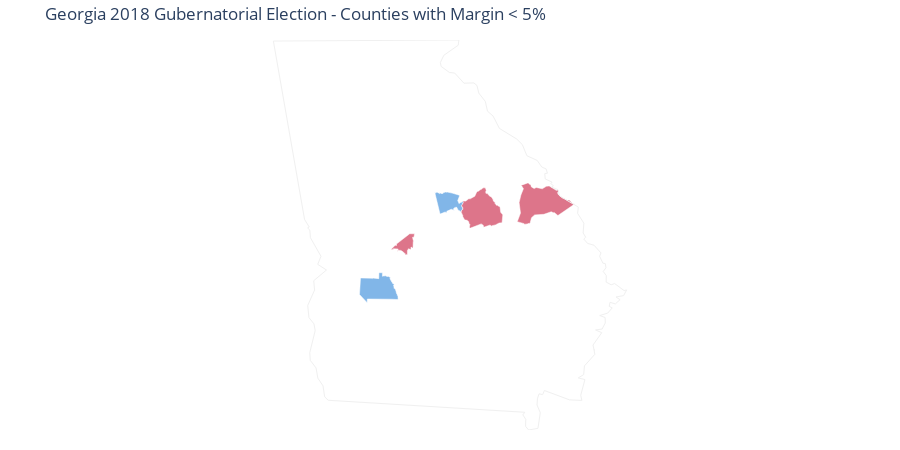

The notebook cell this image was saved under:
### Code cell
fig.show()

### Figure 1 — Plotly figure (JSON) as saved in the notebook; plotly's stock layout.template omitted (floating-point values rounded to 4 significant figures; data arrays with more than 128 entries replaced by an {"elided": "..."} marker saying what was removed)
{"data": [{"fill": "toself", "fillcolor": "#444CA0", "hoverinfo": "none", "line": {"color": "rgb(255,255,255)", "width": 0.5}, "mode": "lines", "name": "< 0", "type": "scatter", "x": [], "y": []}, {"fill": "toself", "fillcolor": "#4553A4", "hoverinfo": "none", "line": {"color": "rgb(255,255,255)", "width": 0.5}, "mode": "lines", "name": "0 - 11.79", "type": "scatter", "x": [], "y": []}, {"fill": "toself", "fillcolor": "#455AA9", "hoverinfo": "none", "line": {"color": "rgb(255,255,255)", "width": 0.5}, "mode": "lines", "name": "11.79 - 14.73", "type": "scatter", "x": [], "y": []}, {"fill": "toself", "fillcolor": "#4661AD", "hoverinfo": "none", "line": {"color": "rgb(255,255,255)", "width": 0.5}, "mode": "lines", "name": "14.73 - 17.68", "type": "scatter", "x": [], "y": []}, {"fill": "toself", "fillcolor": "#4669B2", "hoverinfo": "none", "line": {"color": "rgb(255,255,255)", "width": 0.5}, "mode": "lines", "name": "17.68 - 20.63", "type": "scatter", "x": [], "y": []}, {"fill": "toself", "fillcolor": "#4770B6", "hoverinfo": "none", "line": {"color": "rgb(255,255,255)", "width": 0.5}, "mode": "lines", "name": "20.63 - 23.58", "type": "scatter", "x": [], "y": []}, {"fill": "toself", "fillcolor": "#4777BB", "hoverinfo": "none", "line": {"color": "rgb(255,255,255)", "width": 0.5}, "mode": "lines", "name": "23.58 - 26.53", "type": "scatter", "x": [], "y": []}, {"fill": "toself", "fillcolor": "#487EBF", "hoverinfo": "none", "line": {"color": "rgb(255,255,255)", "width": 0.5}, "mode": "lines", "name": "26.53 - 29.48", "type": "scatter", "x": [], "y": []}, {"fill": "toself", "fillcolor": "#5086C5", "hoverinfo": "none", "line": {"color": "rgb(255,255,255)", "width": 0.5}, "mode": "lines", "name": "29.48 - 32.42", "type": "scatter", "x": [], "y": []}, {"fill": "toself", "fillcolor": "#588ECB", "hoverinfo": "none", "line": {"color": "rgb(255,255,255)", "width": 0.5}, "mode": "lines", "name": "32.42 - 35.37", "type": "scatter", "x": [], "y": []}, {"fill": "toself", "fillcolor": "#6096D1", "hoverinfo": "none", "line": {"color": "rgb(255,255,255)", "width": 0.5}, "mode": "lines", "name": "35.37 - 38.32", "type": "scatter", "x": [], "y": []}, {"fill": "toself", "fillcolor": "#699ED6", "hoverinfo": "none", "line": {"color": "rgb(255,255,255)", "width": 0.5}, "mode": "lines", "name": "38.32 - 41.27", "type": "scatter", "x": [], "y": []}, {"fill": "toself", "fillcolor": "#71A6DC", "hoverinfo": "none", "line": {"color": "rgb(255,255,255)", "width": 0.5}, "mode": "lines", "name": "41.27 - 44.22", "type": "scatter", "x": [], "y": []}, {"fill": "toself", "fillcolor": "#79AEE2", "hoverinfo": "none", "line": {"color": "rgb(255,255,255)", "width": 0.5}, "mode": "lines", "name": "44.22 - 47.17", "type": "scatter", "x": [], "y": []}, {"fill": "toself", "fillcolor": "#81B6E8", "hoverinfo": "none", "line": {"color": "rgb(255,255,255)", "width": 0.5}, "mode": "lines", "name": "47.17 - 50.0", "type": "scatter", "x": {"elided": "162 float values"}, "y": {"elided": "162 float values"}}, {"fill": "toself", "fillcolor": "#DD758A", "hoverinfo": "none", "line": {"color": "rgb(255,255,255)", "width": 0.5}, "mode": "lines", "name": "50.0 - 53.06", "type": "scatter", "x": {"elided": "307 float values"}, "y": {"elided": "307 float values"}}, {"fill": "toself", "fillcolor": "#D96E81", "hoverinfo": "none", "line": {"color": "rgb(255,255,255)", "width": 0.5}, "mode": "lines", "name": "53.06 - 56.01", "type": "scatter", "x": [], "y": []}, {"fill": "toself", "fillcolor": "#D46678", "hoverinfo": "none", "line": {"color": "rgb(255,255,255)", "width": 0.5}, "mode": "lines", "name": "56.01 - 58.96", "type": "scatter", "x": [], "y": []}, {"fill": "toself", "fillcolor": "#D05F6F", "hoverinfo": "none", "line": {"color": "rgb(255,255,255)", "width": 0.5}, "mode": "lines", "name": "58.96 - 61.91", "type": "scatter", "x": [], "y": []}, {"fill": "toself", "fillcolor": "#CC5865", "hoverinfo": "none", "line": {"color": "rgb(255,255,255)", "width": 0.5}, "mode": "lines", "name": "61.91 - 64.86", "type": "scatter", "x": [], "y": []}, {"fill": "toself", "fillcolor": "#C8515C", "hoverinfo": "none", "line": {"color": "rgb(255,255,255)", "width": 0.5}, "mode": "lines", "name": "64.86 - 67.8", "type": "scatter", "x": [], "y": []}, {"fill": "toself", "fillcolor": "#C34953", "hoverinfo": "none", "line": {"color": "rgb(255,255,255)", "width": 0.5}, "mode": "lines", "name": "67.8 - 70.75", "type": "scatter", "x": [], "y": []}, {"fill": "toself", "fillcolor": "#BF424A", "hoverinfo": "none", "line": {"color": "rgb(255,255,255)", "width": 0.5}, "mode": "lines", "name": "70.75 - 73.7", "type": "scatter", "x": [], "y": []}, {"fill": "toself", "fillcolor": "#BB424C", "hoverinfo": "none", "line": {"color": "rgb(255,255,255)", "width": 0.5}, "mode": "lines", "name": "73.7 - 76.65", "type": "scatter", "x": [], "y": []}, {"fill": "toself", "fillcolor": "#B6434D", "hoverinfo": "none", "line": {"color": "rgb(255,255,255)", "width": 0.5}, "mode": "lines", "name": "76.65 - 79.6", "type": "scatter", "x": [], "y": []}, {"fill": "toself", "fillcolor": "#B2434F", "hoverinfo": "none", "line": {"color": "rgb(255,255,255)", "width": 0.5}, "mode": "lines", "name": "79.6 - 82.55", "type": "scatter", "x": [], "y": []}, {"fill": "toself", "fillcolor": "#AD4450", "hoverinfo": "none", "line": {"color": "rgb(255,255,255)", "width": 0.5}, "mode": "lines", "name": "82.55 - 85.49", "type": "scatter", "x": [], "y": []}, {"fill": "toself", "fillcolor": "#A94452", "hoverinfo": "none", "line": {"color": "rgb(255,255,255)", "width": 0.5}, "mode": "lines", "name": "85.49 - 88.44", "type": "scatter", "x": [], "y": []}, {"fill": "toself", "fillcolor": "#A44553", "hoverinfo": "none", "line": {"color": "rgb(255,255,255)", "width": 0.5}, "mode": "lines", "name": "88.44 - 91.39", "type": "scatter", "x": [], "y": []}, {"fill": "toself", "fillcolor": "#A04555", "hoverinfo": "none", "line": {"color": "rgb(255,255,255)", "width": 0.5}, "mode": "lines", "name": "> 91.39", "type": "scatter", "x": [], "y": []}, {"hoverinfo": "text", "legendgroup": "centroids", "marker": {"color": "white", "opacity": 0}, "mode": "markers", "name": "US Counties", "selected": {"marker": {"color": "white", "opacity": 1, "size": 3}}, "showlegend": false, "text": ["Baldwin County<br>Margin: -0.3709%", "Burke County<br>Margin: 1.6168%", "Peach County<br>Margin: 4.4615%", "Sumter County<br>Margin: -1.9989%", "Washington County<br>Margin: 1.42%"], "type": "scatter", "unselected": {"marker": {"opacity": 0}}, "x": [-83.25, -82.0, -83.83, -84.2, -82.8], "y": [33.07, 33.06, 32.57, 32.04, 32.97]}, {"hoverinfo": "text", "legendgroup": "States", "line": {"color": "rgb(240, 240, 240)", "width": 1}, "mode": "lines", "showlegend": false, "type": "scatter", "x": [-81.28, -81.28, -81.27, -81.27, -81.28, null, -85.61, -83.1, -83.11, -83.31, -83.35, -83.34, -83.23, -83.16, -83.03, -82.9, -82.86, -82.84, -82.75, -82.72, -82.64, -82.56, -82.32, -82.25, -82.19, -82.05, -81.99, -81.93, -81.91, -81.94, -81.94, -81.85, -81.86, -81.83, -81.85, -81.77, -81.74, -81.49, -81.5, -81.42, -81.43, -81.39, -81.42, -81.37, -81.28, -81.19, -81.21, -81.16, -81.13, -81.12, -81.16, -81.12, -81.12, -81.05, -81.0, -80.88, -80.84, -80.88, -80.98, -80.93, -80.99, -81.07, -81.08, -81.04, -81.1, -81.2, -81.13, -81.13, -81.17, -81.26, -81.18, -81.29, -81.27, -81.41, -81.42, -81.49, -81.4, -81.46, -81.44, -81.61, -81.95, -81.97, -82.02, -82.04, -82.05, -82.01, -82.04, -82.16, -82.2, -82.2, -82.24, -82.21, -84.86, -84.91, -84.94, -85.01, -85.03, -85.11, -85.11, -85.04, -85.06, -85.13, -85.14, -85.05, -85.06, -84.89, -85.01, -84.96, -85.11, -85.11, -85.14, -85.12, -85.18, -85.61, null, null], "y": [31.31, 31.31, 31.31, 31.3, 31.31, null, 34.98, 35.0, 34.93, 34.81, 34.73, 34.68, 34.61, 34.6, 34.48, 34.49, 34.46, 34.37, 34.27, 34.15, 34.09, 33.95, 33.82, 33.75, 33.62, 33.56, 33.49, 33.46, 33.41, 33.41, 33.34, 33.31, 33.29, 33.26, 33.25, 33.22, 33.14, 33.01, 32.94, 32.82, 32.7, 32.65, 32.63, 32.58, 32.56, 32.46, 32.42, 32.34, 32.34, 32.29, 32.24, 32.19, 32.12, 32.09, 32.1, 32.02, 32.02, 31.96, 31.94, 31.91, 31.86, 31.88, 31.83, 31.81, 31.75, 31.72, 31.7, 31.63, 31.56, 31.55, 31.52, 31.37, 31.26, 31.12, 31.02, 30.98, 30.96, 30.77, 30.71, 30.72, 30.83, 30.78, 30.79, 30.73, 30.66, 30.56, 30.38, 30.36, 30.4, 30.49, 30.54, 30.57, 30.71, 30.75, 30.88, 30.97, 31.1, 31.19, 31.28, 31.54, 31.62, 31.69, 31.84, 32.02, 32.13, 32.26, 32.33, 32.42, 32.64, 32.74, 32.76, 32.77, 32.86, 34.98, null, null]}], "layout": {"annotations": [{"showarrow": false, "text": "<b></b>", "x": 1, "xanchor": "right", "xref": "paper", "y": 1.05, "yref": "paper"}], "clickmode": "none", "dragmode": false, "height": 450, "hovermode": "closest", "legend": {"traceorder": "reversed", "x": 1, "xanchor": "right", "y": 1, "yanchor": "top"}, "margin": {"b": 20, "l": 20, "r": 20, "t": 40}, "plot_bgcolor": "#FFFFFF", "showlegend": false, "title": {"text": "Georgia 2018 Gubernatorial Election - Counties with Margin < 5%"}, "width": 900, "xaxis": {"autorange": false, "fixedrange": true, "range": [-89.02, -77.42], "showgrid": false, "showticklabels": false, "zeroline": false}, "yaxis": {"autorange": false, "fixedrange": true, "range": [30.36, 35.0], "showgrid": false, "showticklabels": false, "zeroline": false}}}
